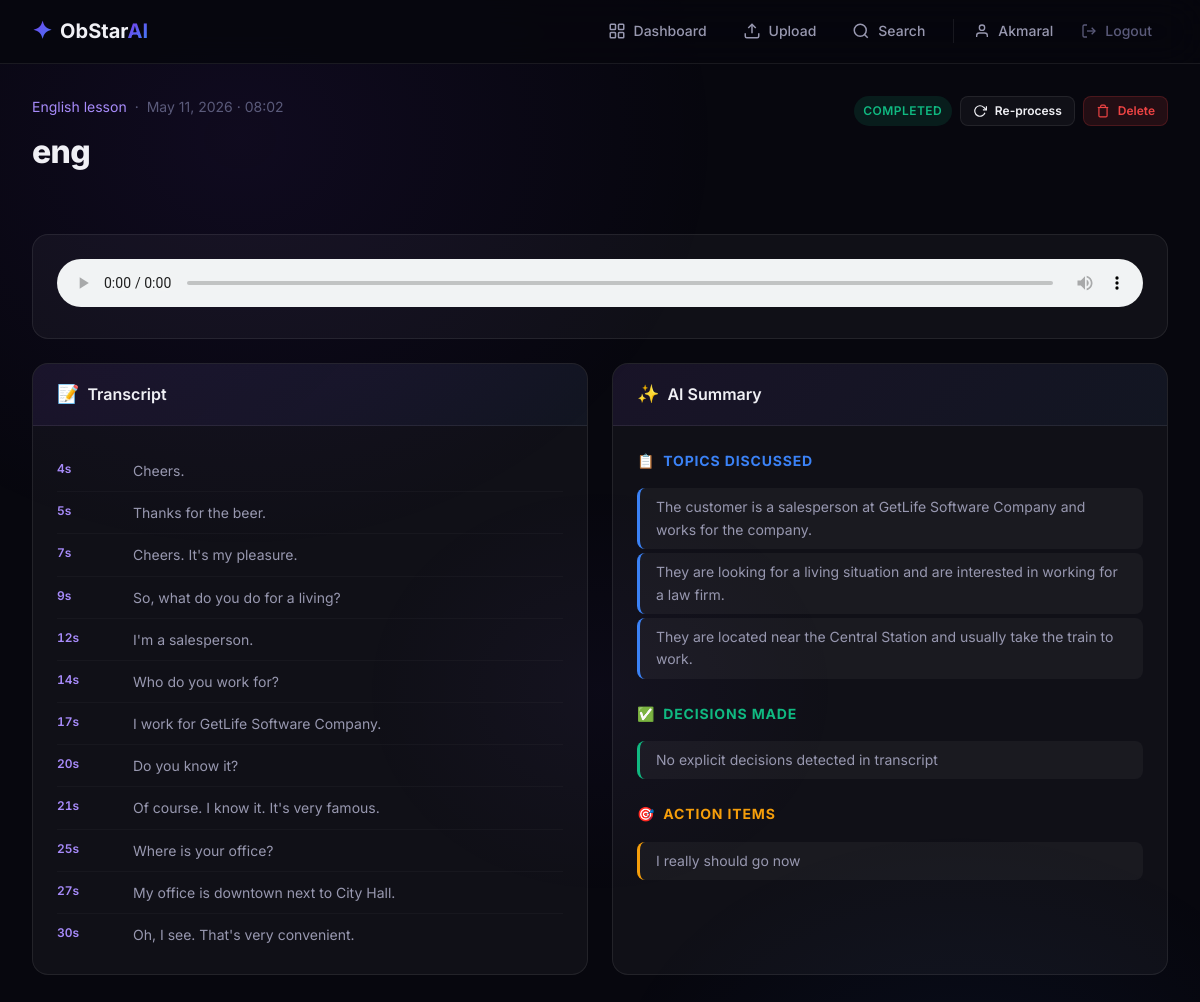
/meetings/18/ (signed in), run on the app's committed database.
### meetings/models.py (models this page shows, shortened)
class Meeting(models.Model):
    STATUS_CHOICES = [
        ('pending', 'Pending'),
        ('processing', 'Processing'),
        ('completed', 'Completed'),
        ('failed', 'Failed'),
    ]
    user = models.ForeignKey(settings.AUTH_USER_MODEL, on_delete=models.CASCADE, related_name='meetings', null=True, blank=True)
    project = models.ForeignKey(Project, on_delete=models.CASCADE, related_name='meetings')
    title = models.CharField(max_length=255)
    audio_file = models.FileField(upload_to='meetings/%Y/%m/%d/', blank=True, null=True)
    meeting_url = models.URLField(blank=True, default='')
    recall_bot_id = models.CharField(max_length=255, blank=True, default='')
    status = models.CharField(max_length=20, choices=STATUS_CHOICES, default='pending')
    error_message = models.TextField(blank=True, default='')
    created_at = models.DateTimeField(auto_now_add=True)
    class Meta:
        ordering = ['-created_at']
    @property
    def has_summary(self):
        return hasattr(self, 'summary') and self.summary is not None
    @property
    def has_transcript(self):
        return hasattr(self, 'transcript') and self.transcript is not None

class Project(models.Model):
    user = models.ForeignKey(settings.AUTH_USER_MODEL, on_delete=models.CASCADE, related_name='projects', null=True, blank=True)
    name = models.CharField(max_length=255)
    description = models.TextField(blank=True, default='')
    created_at = models.DateTimeField(auto_now_add=True)
    class Meta:
        ordering = ['-created_at']

### meetings/views.py (the view)
# urls.py: path('meetings/<int:meeting_id>/', views.meeting_detail, name='meeting_detail'),
@login_required
def meeting_detail(request, meeting_id):
    meeting = get_object_or_404(
        Meeting.objects.select_related('project', 'transcript', 'summary'),
        id=meeting_id,
        user=request.user,
    )
    topics = []
    decisions = []
    action_items = []
    if meeting.has_summary:
        topics = [line.strip().lstrip('- ') for line in (meeting.summary.topics or '').split('\n') if line.strip()]
        decisions = [line.strip().lstrip('- ') for line in meeting.summary.decisions.split('\n') if line.strip()]
        action_items = [line.strip().lstrip('- ') for line in meeting.summary.action_items.split('\n') if line.strip()]
    timestamps = []
    if meeting.has_transcript and meeting.transcript.timestamps:
        timestamps = meeting.transcript.timestamps
    context = {
        'meeting': meeting,
        'topics': topics,
        'decisions': decisions,
        'action_items': action_items,
        'timestamps': timestamps,
    }
    return render(request, 'meetings/meeting_detail.html', context)

### templates/meetings/meeting_detail.html (shortened to what this page needs)
{% extends 'base.html' %}
{% block content %}
<div class="meeting-header">
    <div>
        <div class="card-meta mb-sm">
            <a href="{% url 'project_detail' meeting.project.id %}">{{ meeting.project.name }}</a>
            <span>·</span>
            <span>{{ meeting.created_at|date:"M d, Y · H:i" }}</span>
        </div>
        <h1 class="page-title">{{ meeting.title }}</h1>
    </div>
    <div class="meeting-actions" data-meeting-status data-meeting-id="{{ meeting.id }}" data-meeting-status="{{ meeting.status }}">
        <span class="badge badge-{{ meeting.status }} status-badge">{{ meeting.get_status_display }}</span>
        {% if meeting.status == 'failed' or meeting.status == 'completed' %}
        <form method="post" action="{% url 'reprocess_meeting' meeting.id %}" style="display: inline;">
            <button type="submit" class="btn btn-secondary btn-sm" id="btn-reprocess">
                <svg width="14" height="14" viewBox="0 0 24 24" fill="none" stroke="currentColor" stroke-width="2"><polyline points="23 4 23 10 17 10"/><path d="M20.49 15a9 9 0 11-2.12-9.36L23 10"/></svg>
                Re-process
            </button>
        </form>
        {% endif %}
        <form method="post" action="{% url 'delete_meeting' meeting.id %}" onsubmit="return confirm('Delete this meeting?');" style="display: inline;">
            <button type="submit" class="btn btn-danger btn-sm" id="btn-delete-meeting">
                <svg width="14" height="14" viewBox="0 0 24 24" fill="none" stroke="currentColor" stroke-width="2"><polyline points="3 6 5 6 21 6"/><path d="M19 6v14a2 2 0 01-2 2H7a2 2 0 01-2-2V6m3 0V4a2 2 0 012-2h4a2 2 0 012 2v2"/></svg>
                Delete
            </button>
        </form>
    </div>
</div>
{% if meeting.audio_file %}
<div class="audio-player-wrap">
    <audio controls preload="metadata" id="audio-player">
        <source src="{{ meeting.audio_file.url }}" type="audio/mpeg">
    </audio>
</div>
{% endif %}
{% if meeting.status == 'completed' %}
<div class="meeting-grid">
    <div class="meeting-panel" style="animation-delay: 0.1s;">
        <div class="panel-header">
            <span class="panel-icon">📝</span>
            Transcript
        </div>
        <div class="panel-body">
            {% if meeting.has_transcript %}
            <div class="transcript-content" id="transcript-content">
                {% if timestamps %}
                    {% for segment in timestamps %}
                    <div class="transcript-segment">
                        <span class="transcript-time">{{ segment.start|floatformat:0 }}s</span>
                        <span class="transcript-text">{{ segment.text }}</span>
                    </div>
                    {% endfor %}
                {% else %}
                    <p style="white-space: pre-wrap; line-height: 1.8;">{{ meeting.transcript.text }}</p>
                {% endif %}
            </div>
            {% else %}
            <div class="empty-state">
                <p class="text-secondary">No transcript available.</p>
            </div>
            {% endif %}
        </div>
    </div>
    <div class="meeting-panel" style="animation-delay: 0.2s;">
        <div class="panel-header">
            <span class="panel-icon">✨</span>
            AI Summary
        </div>
        <div class="panel-body">
            {% if meeting.has_summary %}
                {% if topics %}
                <div class="summary-section">
                    <div class="summary-section-title topics">
                        <span>📋</span> Topics Discussed
                    </div>
                    <ul class="summary-list topics">
                        {% for topic in topics %}
                        <li>{{ topic }}</li>
                        {% endfor %}
                    </ul>
                </div>
                {% endif %}
                {% if decisions %}
                <div class="summary-section">
                    <div class="summary-section-title decisions">
                        <span>✅</span> Decisions Made
                    </div>
                    <ul class="summary-list decisions">
                        {% for decision in decisions %}
                        <li>{{ decision }}</li>
                        {% endfor %}
                    </ul>
                </div>
                {% endif %}
                {% if action_items %}
                <div class="summary-section">
                    <div class="summary-section-title actions">
                        <span>🎯</span> Action Items
                    </div>
                    <ul class="summary-list actions">
                        {% for item in action_items %}
                        <li>{{ item }}</li>
                        {% endfor %}
                    </ul>
                </div>
                {% endif %}
            {% else %}
            <div class="empty-state">
                <p class="text-secondary">No summary available.</p>
            </div>
            {% endif %}
        </div>
    </div>
</div>
{% endif %}
{% endblock %}

### templates/base.html (shortened to what this page needs)
{% load static %}
<!DOCTYPE html>
<html lang="en">
<head>
    <link rel="stylesheet" href="{% static 'css/style.css' %}">
</head>
<body>
    {% if user.is_authenticated %}
    <nav class="navbar" id="main-navbar">
        <div class="nav-container">
            <a href="{% url 'dashboard' %}" class="nav-brand" id="nav-brand">
                <span class="brand-icon">✦</span>
                <span class="brand-text">ObStar<span class="brand-accent">AI</span></span>
            </a>
            <div class="nav-links">
                <a href="{% url 'dashboard' %}" class="nav-link {% if request.resolver_match.url_name == 'dashboard' %}active{% endif %}" id="nav-dashboard">
                    <svg width="18" height="18" viewBox="0 0 24 24" fill="none" stroke="currentColor" stroke-width="2"><rect x="3" y="3" width="7" height="7" rx="1"/><rect x="14" y="3" width="7" height="7" rx="1"/><rect x="3" y="14" width="7" height="7" rx="1"/><rect x="14" y="14" width="7" height="7" rx="1"/></svg>
                    Dashboard
                </a>
                <a href="{% url 'upload_meeting' %}" class="nav-link {% if request.resolver_match.url_name == 'upload_meeting' %}active{% endif %}" id="nav-upload">
                    <svg width="18" height="18" viewBox="0 0 24 24" fill="none" stroke="currentColor" stroke-width="2"><path d="M21 15v4a2 2 0 01-2 2H5a2 2 0 01-2-2v-4"/><polyline points="17 8 12 3 7 8"/><line x1="12" y1="3" x2="12" y2="15"/></svg>
                    Upload
                </a>
                <a href="{% url 'search' %}" class="nav-link {% if request.resolver_match.url_name == 'search' %}active{% endif %}" id="nav-search">
                    <svg width="18" height="18" viewBox="0 0 24 24" fill="none" stroke="currentColor" stroke-width="2"><circle cx="11" cy="11" r="8"/><line x1="21" y1="21" x2="16.65" y2="16.65"/></svg>
                    Search
                </a>
                <span class="nav-user" id="nav-user">
                    <svg width="16" height="16" viewBox="0 0 24 24" fill="none" stroke="currentColor" stroke-width="2"><path d="M20 21v-2a4 4 0 00-4-4H8a4 4 0 00-4 4v2"/><circle cx="12" cy="7" r="4"/></svg>
                    {{ user.username }}
                </span>
                <a href="{% url 'logout' %}" class="nav-link nav-logout" id="nav-logout">
                    <svg width="16" height="16" viewBox="0 0 24 24" fill="none" stroke="currentColor" stroke-width="2"><path d="M9 21H5a2 2 0 01-2-2V5a2 2 0 012-2h4"/><polyline points="16 17 21 12 16 7"/><line x1="21" y1="12" x2="9" y2="12"/></svg>
                    Logout
                </a>
            </div>
        </div>
    </nav>
    {% endif %}
    <main class="main-content">
        <div class="container">
            {% block content %}{% endblock %}
        </div>
    </main>
</body>
</html>

### data on the page
Meeting: project.name "English lesson", created_at "May 11, 2026 · 08:02", title "eng", status "COMPLETED"

### other printed values
{{ user.username }} "Akmaral"
{{ segment.start|floatformat:0 }} "4" "5" "7" "9" "12" "14" "17" "20" "21" "25" "27" "30"
{{ segment.text }} "Cheers." "Thanks for the beer." "Cheers. It's my pleasure." "So, what do you do for a living?" "I'm a salesperson." "Who do you work for?" "I work for GetLife Software Company." "Do you know it?" "Of course. I know it. It's very famous." "Where is your office?" "My office is downtown next to City Hall." "Oh, I see. That's very convenient."
{{ topic }} "The customer is a salesperson at GetLife Software Company and works for the company." "They are looking for a living situation and are interested in working for a law firm." "They are located near the Central Station and usually take the train to work."
{{ decision }} "No explicit decisions detected in transcript"
{{ item }} "I really should go now"
